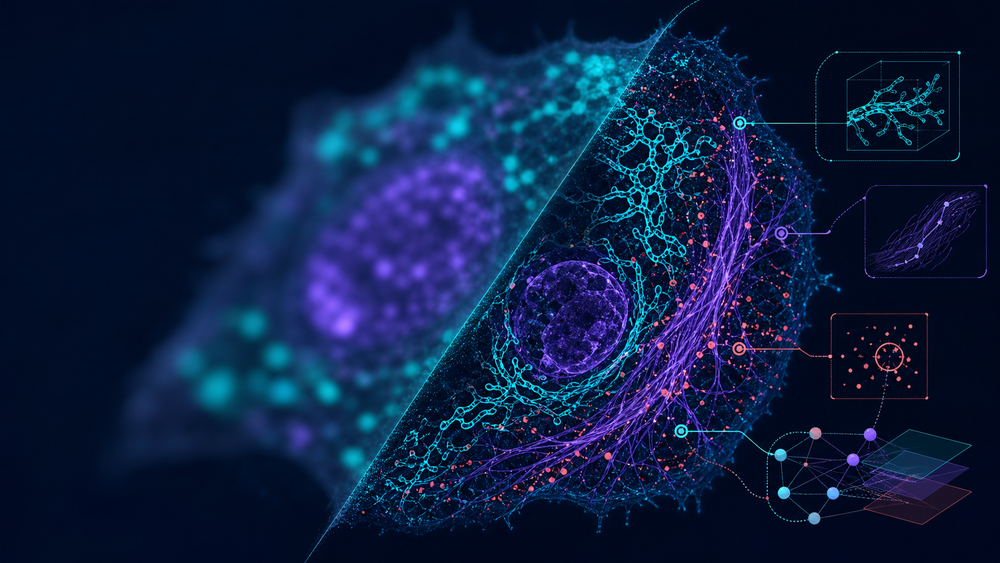
#> input picture MorphAgent_UI/MorphAgent/morphagent_ui/resources/morphagent_hero.png, 1000 x 563 px, shrunk from 1672 x 941 before the run
$ python -i extract.py   (imports and definitions only)
#> lines starting #> are read from the running program, lines starting #| are printed output that depends on the picture; after the words box and inside, x2 and y2 are one past the last pixel; in counts of white or black regions, pixels touching at a corner belong together
def extract(img, *segmentation_masks):
    # IMPORT ALL REQUIRED PACKAGES AT THE BEGINNING OF THE FUNCTION
    import numpy as np
    from scipy import ndimage
    from skimage.filters import threshold_otsu
    from skimage.measure import label, regionprops
    from skimage.morphology import binary_erosion, disk

    # Convert to appropriate array type
    arr = np.asarray(img, dtype=np.float32)

    # Handle dimensionality according to dataset format
    # Dataset is (512, 512, 3) RGB. Channel 0 is Actin (Red).
    # We extract Channel 0 for Actin analysis.
    if arr.ndim == 3 and arr.shape[2] >= 1:
        actin_img = arr[..., 0]
    elif arr.ndim == 2:
        actin_img = arr
    else:
        return 0.0

    # Intensity normalization
    # Normalize uint8 [0, 255] to [0, 1]
    if actin_img.max() > 1.0:
        actin_img /= 255.0
    actin_img = np.clip(actin_img, 0.0, 1.0)

    # Handle segmentation masks
    labeled_cells = None

    # Check if valid segmentation masks are provided
    if len(segmentation_masks) > 0 and segmentation_masks[0] is not None:
        input_mask = segmentation_masks[0]
        # Ensure mask matches image spatial dimensions (handle potential extra dims)
        if input_mask.shape[:2] == actin_img.shape[:2]:
            # If mask is already integer labels (instance segmentation), use it
            if np.issubdtype(input_mask.dtype, np.integer) and input_mask.max() > 1:
                labeled_cells = input_mask
            else:
                # Otherwise treat as binary mask and label connected components
                binary_mask = input_mask > 0
                labeled_cells, _ = ndimage.label(binary_mask)

    # Fallback: Auto-segmentation if no mask provided
    if labeled_cells is None:
        # Smooth image to reduce noise for thresholding
        smooth = ndimage.gaussian_filter(actin_img, sigma=2)
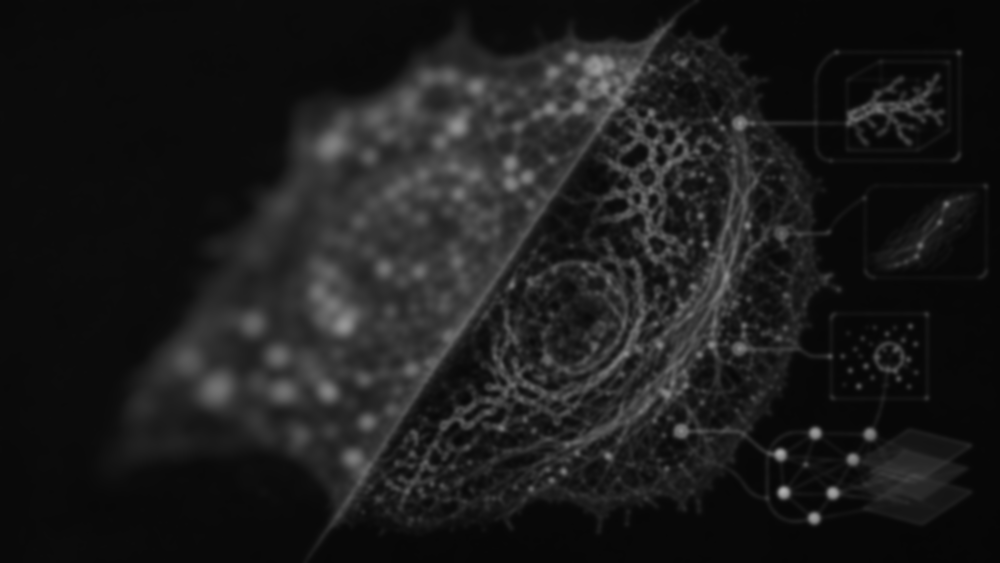
#> smooth: shape (563, 1000) float32; min 0.0254, max 0.693, mean 0.111
        try:
            thresh = threshold_otsu(smooth)
#> thresh = 0.147
            binary_mask = smooth > thresh
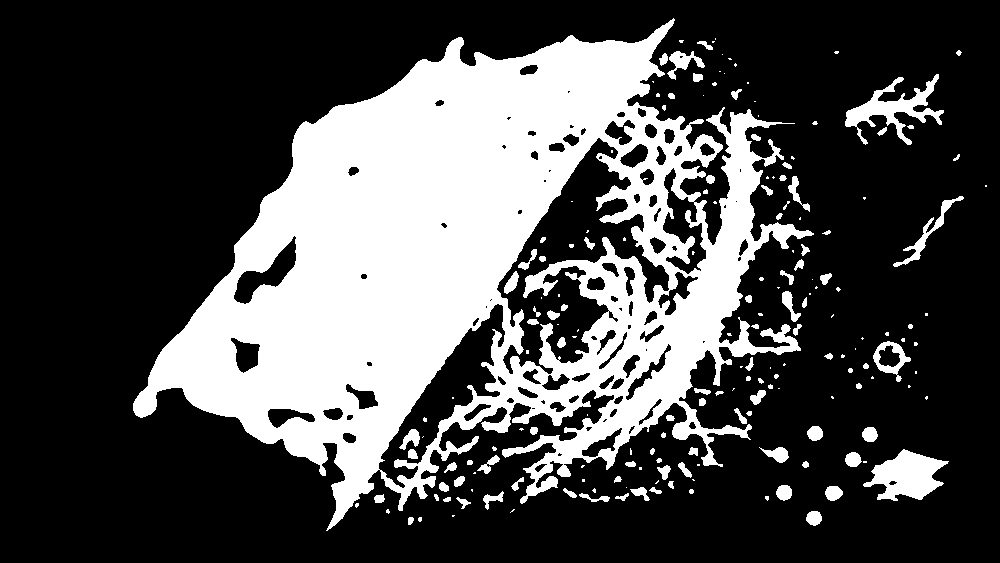
#> binary_mask: shape (563, 1000) bool; 29.5% white; 187 white regions (89 under 20 px), largest, box (x1, y1, x2, y2) and area: (133, 18, 814, 531) 152547, (863, 449, 949, 501) 2485, (845, 74, 944, 145) 2156
            # Fill holes to ensure solid cell bodies
            binary_mask = ndimage.binary_fill_holes(binary_mask)
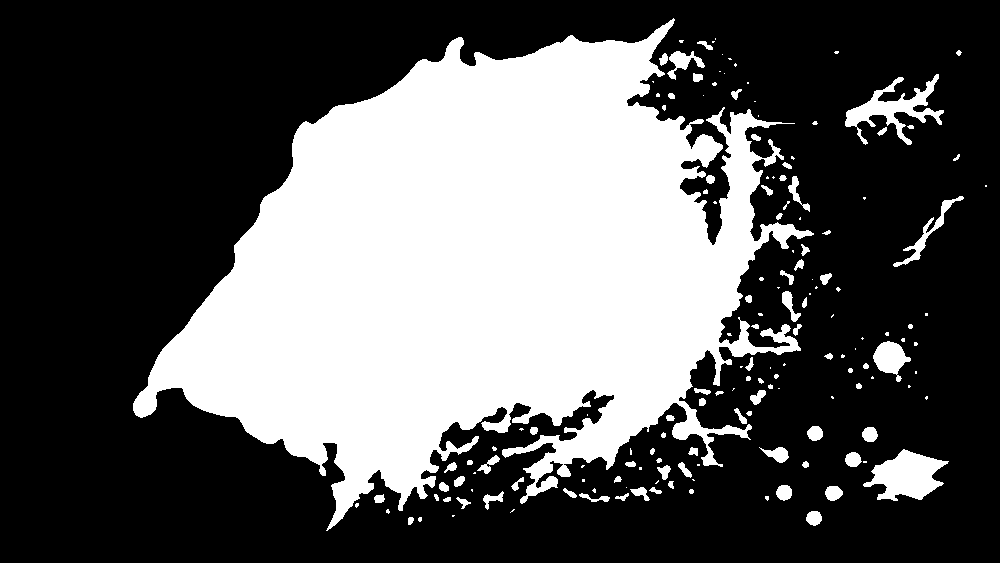
#> binary_mask: shape (563, 1000) bool; 35.4% white; 160 white regions (74 under 20 px)
            labeled_cells, _ = ndimage.label(binary_mask)
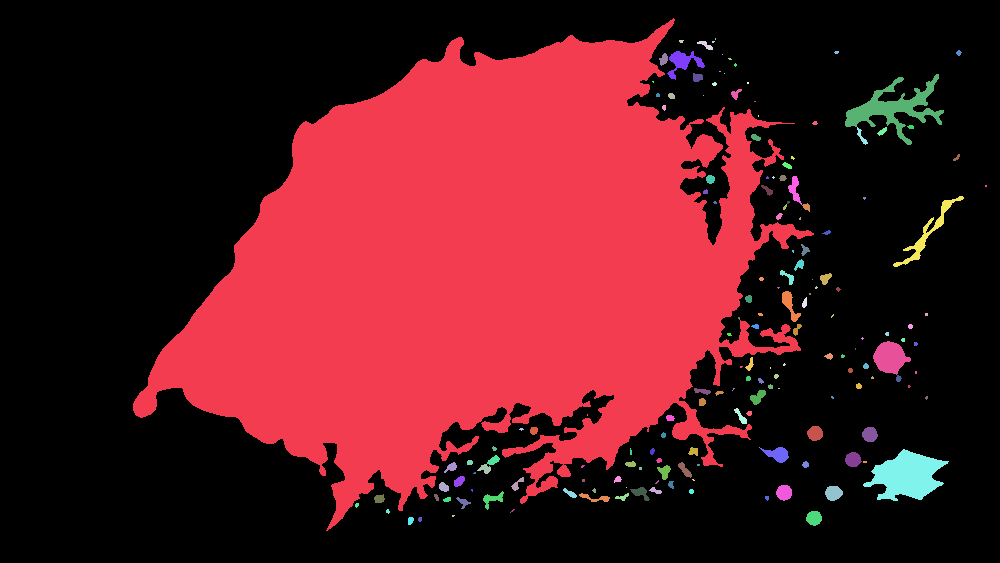
#> labeled_cells: shape (563, 1000) int32; 170 distinct labels, from 0 to 169; one colour per label, 0 black
        except:
            # Fallback for empty or uniform images
            return 0.0

    # Feature Computation: Actin Edge to Center Intensity Ratio
    # Logic:
    # 1. For each cell, define "Edge" (cortical) and "Center" (cytoplasmic) regions.
    # 2. Edge is defined by the difference between the cell mask and an eroded cell mask.
    # 3. Compute Mean Intensity(Edge) / Mean Intensity(Center).
    # 4. Aggregate across cells (median).

    ratios = []

    # Define erosion radius (approx 4 pixels for cortical ring width)
    selem = disk(4)

    # Use regionprops to iterate over individual cells efficiently
    props = regionprops(labeled_cells, intensity_image=actin_img)
#> props = 169 regions; largest, box (x1, y1, x2, y2) and area: (133, 18, 814, 531) 186368, (863, 449, 949, 501) 2507, (845, 74, 944, 145) 2091, (873, 341, 911, 375) 822, (893, 196, 964, 267) 657

    for prop in props:
        # Skip very small artifacts
        if prop.area < 100:
            continue

        # Extract local masks (in the bounding box of the cell)
        cell_mask_local = prop.image  # Binary mask of the cell
        cell_intensity_local = prop.intensity_image # Intensity image of the cell

        # Define Center region by eroding the cell mask
        center_mask_local = binary_erosion(cell_mask_local, footprint=selem)

        # Define Edge region by subtracting Center from Whole Cell
        edge_mask_local = np.logical_xor(cell_mask_local, center_mask_local)

        # Validate regions exist
        if np.sum(center_mask_local) == 0 or np.sum(edge_mask_local) == 0:
            # Cell too small for this erosion radius, skip
            continue

        # Compute mean intensities
        mean_center = np.mean(cell_intensity_local[center_mask_local])
        mean_edge = np.mean(cell_intensity_local[edge_mask_local])

        # Compute ratio
        # Add small epsilon to denominator to prevent division by zero
        ratio = mean_edge / (mean_center + 1e-7)
        ratios.append(ratio)
#> this loop made 169 passes
#> (mean_center, mean_edge, ratio) on passes 1, 7, 16: (0.219, 0.208, 0.951), (0.245, 0.225, 0.918), (0.285, 0.264, 0.926)
#> pass 1, in extract, `cell_intensity_local = prop.intensity_image`:
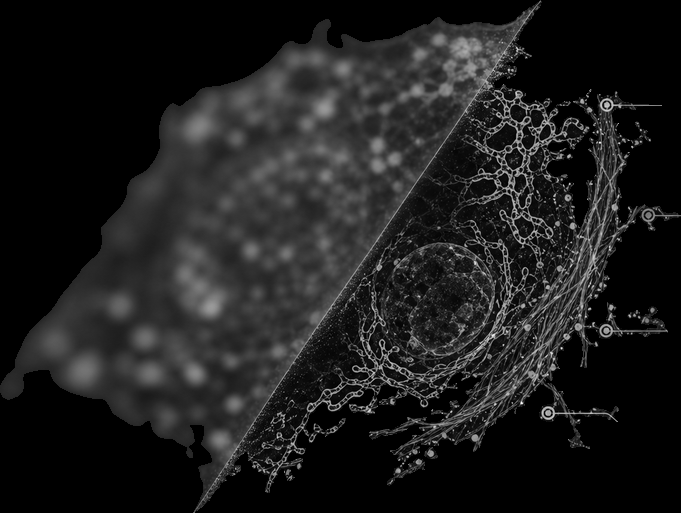
#> cell_intensity_local: shape (513, 681) float32; min 0, max 0.992, mean 0.116
#> pass 1, in extract, `center_mask_local = binary_erosion(cell_mask_local, footprint=selem)`:
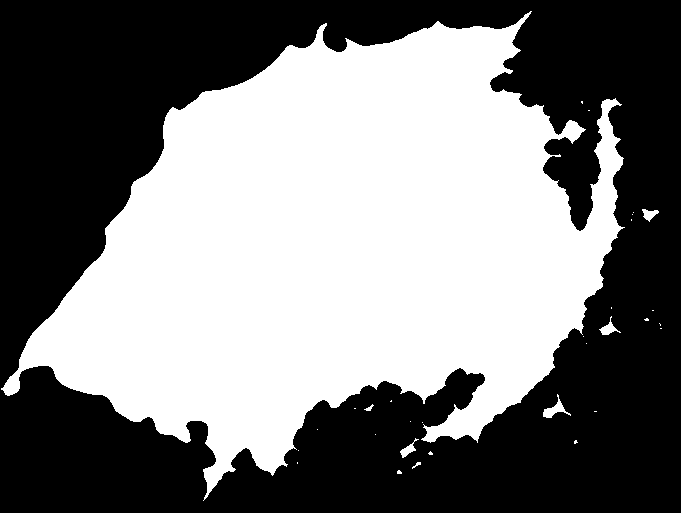
#> center_mask_local: shape (513, 681) bool; 48.4% white; 31 white regions (24 under 20 px), largest, box (x1, y1, x2, y2) and area: (1, 11, 625, 501) 168378, (543, 394, 571, 418) 213, (599, 316, 621, 335) 143
#> pass 1, in extract, `edge_mask_local = np.logical_xor(cell_mask_local, center_mask_local)`:
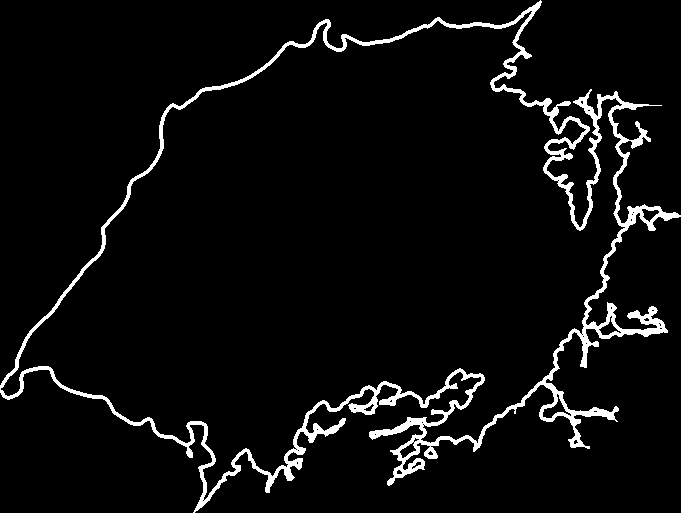
#> edge_mask_local: shape (513, 681) bool; 4.9% white; 1 white region, box (x1, y1, x2, y2) and area: (0, 0, 681, 513) 17251
#> after the loop, ratios = [0.951, 0.918, 0.926, 0.395, 0.936, 2.76, 0.768, 0.515, 0.582, 0.481, 0.971, 0.534, 0.641, 0.488, 0.464, 0.52]

    # Aggregate results
    if not ratios:
        return 0.0

    # Return median ratio to be robust against outliers
    result = np.median(ratios)
#> result = 0.612

    return float(result)

>>> import cv2
>>> picture = cv2.imread('../../../../../../MorphAgent_UI/MorphAgent/morphagent_ui/resources/morphagent_hero.png', cv2.IMREAD_GRAYSCALE)
>>> result = extract(picture)
#> result = 0.612
